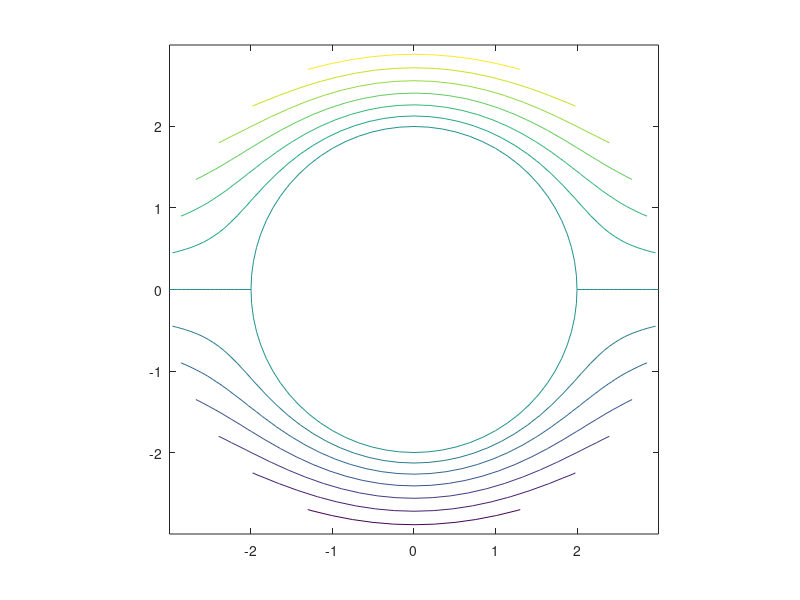
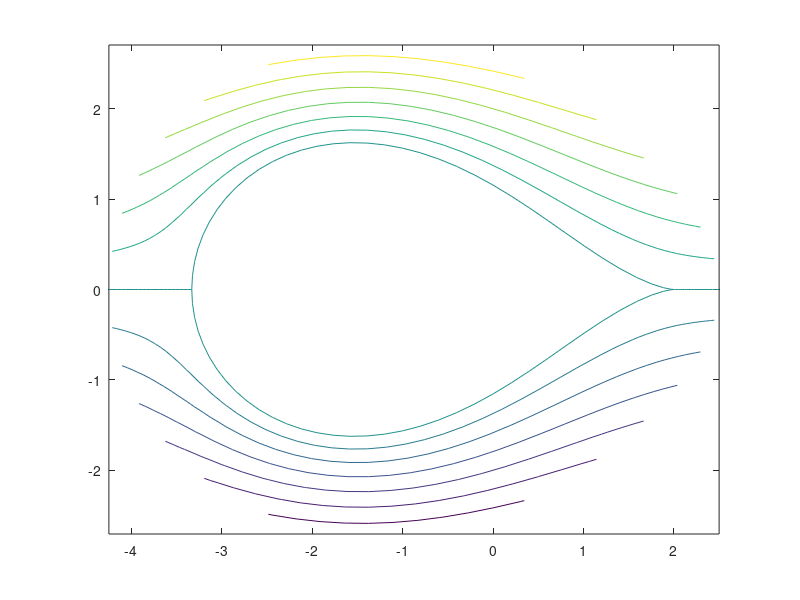
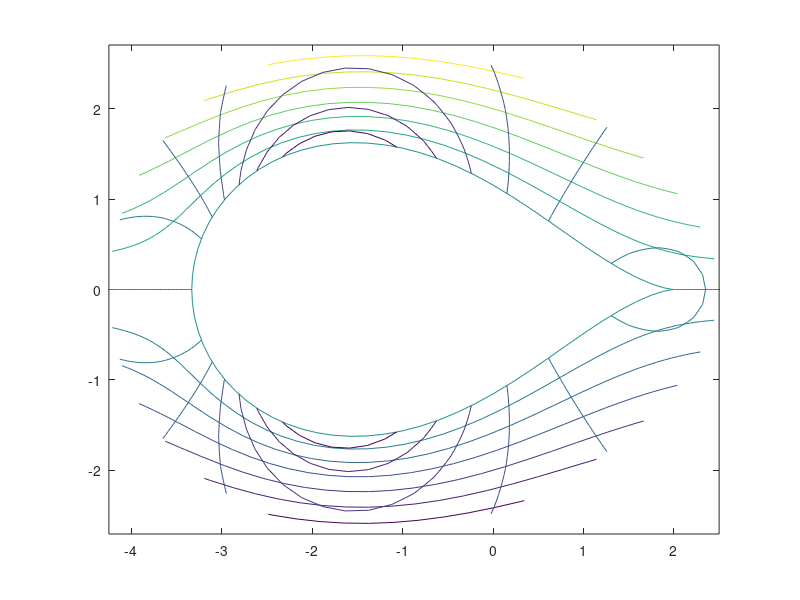

These figures' MATLAB source, in order:
%%%%%%%%%%%%%%%%%%%%%%%%%%%%%%%%%%%%%%%%%%%%%%%%%%%%%%%%%%%%%%%%%%%%%%%%%%%%
%%%%%%%%% Flow Around a Joukowski Airfoil Using Complex Variables %%%%%%%%%%
%%%%%%%%%%%%%%%%%%%%%%%%%%%%%%%%%%%%%%%%%%%%%%%%%%%%%%%%%%%%%%%%%%%%%%%%%%%%

% This program will plot the streamlines about a Joukowski airfoil at an
% angle of attack.  Before running this script in Matlab, you may need to
% set some variables:
%  U: the flow velocity at infinity.  Defaults to 1 if not set.
%  alp: the angle of attack, in degrees.  Defaults to 0 if not set.
%  r0: the radius of the cylinder from which the airfoil is mapped.
%      To get a Joukowski airfoil, this must be a bit greater than 1.  If it
%      is 1, you get a flat plate "airfoil".  Defaults to 1 if not set.
%  Gamma: the circulation around the cylinder/airfoil.
%         Defaults to 0 if not set.
%         Warning: the value of Gamma will be overwritten if variable auto
%         below is nonzero.
%  auto: if this variable is nonzero, Gamma is automatically computed from
%        the Kutta condition, overwriting its current value.
%        Defaults to 1 if not set.
%  phi_te: undocumented feature.  Defaults to zero if not set.

% set the flow velocity at large distance if it is not yet set
if exist('U') ~= 1
  U=1
end

% set the angle of attack in degrees if it is not yet set
if exist('alp') ~= 1
  alp=0
end

% set radius of the cylinder if it is not yet set
if exist('r0') ~= 1
    r0=2
end

% set a value for the circulation if it is not yet set
if exist('Gamma') ~= 1
    Gamma=0
end
% set a value for automatically changing Gamma if it is not yet set
if exist('auto') ~= 1
    auto=1
end

% location of the trailing edge on the cylinder in degrees
if exist('phi_te') ~= 1
    phi_te=0
end

% create mesh points around the cylinder in the zeta (i.e. zeta_2) plane
[phi,rho]=meshgrid([-.001:5:360]*pi/180,[r0-.0001:.05:3]);
[xi,eta]=pol2cart(phi,rho);
zeta=xi+i*eta;

% If auto is nonzero, compute Gamma from the Kutta condition
if auto ~= 0
    Gamma=4*pi*U*r0*sin((alp-phi_te)/180*pi)
end

% compute the complex velocity potential at the mesh points
F=U*(zeta*exp(-j*alp/180*pi)+r0^2*exp(j*alp/180*pi)./zeta)+...
    j*Gamma/(2*pi)*log(zeta/r0);

% compute the real streamfunction
psi=imag(F);

% compute the Joukowski mapped physical coordinate z = x + i y
shift=r0*exp(j*phi_te/180.*pi)-1;
z=(zeta-shift)+1./(zeta-shift);

% compute the corresponding real coordinates
x=real(z);
y=imag(z);

% plot the streamlines in the zeta plane
figure(1)
contour(xi,eta,psi,floor(min(min(psi))):.25:ceil(max(max(psi))))
axis('equal')

% plot the streamlines in the z-plane
figure(2)
contour(x,y,psi,floor(min(min(psi))):.25:ceil(max(max(psi))))
axis('equal')

% plot the pressure
W=(U*(exp(-j*alp/180*pi)-r0^2*exp(j*alp/180*pi)./zeta.^2)+...
    j*Gamma./(2*pi*zeta))./(1.-1./(zeta-shift).^2);
p=-.5*W.*conj(W);
figure(3)
contour(x,y,psi,floor(min(min(psi))):.25:ceil(max(max(psi))))
hold on
contour(x,y,p,-5:.25:5)
axis('equal')
hold off